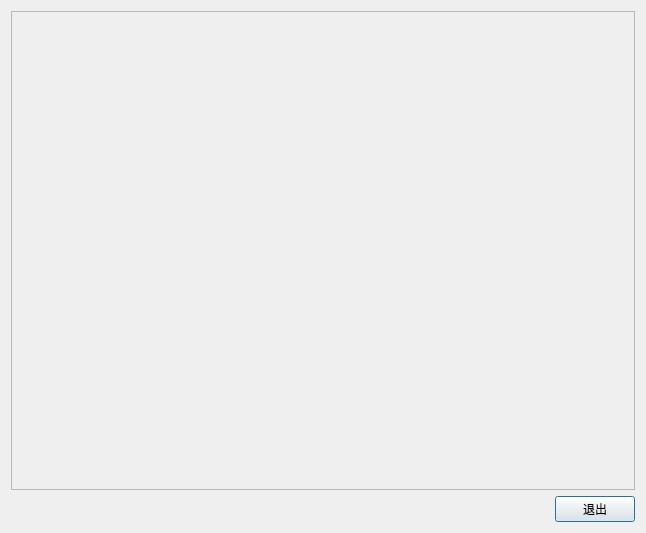
<?xml version="1.0" encoding="UTF-8"?>
<ui version="4.0">
 <class>showWidgetClass</class>
 <widget class="QDialog" name="showWidgetClass">
  <property name="geometry">
   <rect>
    <x>0</x>
    <y>0</y>
    <width>646</width>
    <height>533</height>
   </rect>
  </property>
  <property name="windowTitle">
   <string>Template</string>
  </property>
  <layout class="QVBoxLayout" name="verticalLayout">
   <item>
    <widget class="QFrame" name="frame">
     <property name="frameShape">
      <enum>QFrame::StyledPanel</enum>
     </property>
     <property name="frameShadow">
      <enum>QFrame::Raised</enum>
     </property>
     <layout class="QGridLayout" name="gridLayout">
      <item row="0" column="0">
       <widget class="QWidget" name="widget_tmp" native="true">
        <property name="minimumSize">
         <size>
          <width>600</width>
          <height>450</height>
         </size>
        </property>
       </widget>
      </item>
     </layout>
    </widget>
   </item>
   <item>
    <layout class="QHBoxLayout" name="horizontalLayout">
     <item>
      <spacer name="horizontalSpacer">
       <property name="orientation">
        <enum>Qt::Horizontal</enum>
       </property>
       <property name="sizeHint" stdset="0">
        <size>
         <width>40</width>
         <height>20</height>
        </size>
       </property>
      </spacer>
     </item>
     <item>
      <widget class="QPushButton" name="okButton">
       <property name="text">
        <string>退出</string>
       </property>
      </widget>
     </item>
    </layout>
   </item>
  </layout>
 </widget>
 <resources/>
 <connections>
  <connection>
   <sender>okButton</sender>
   <signal>clicked()</signal>
   <receiver>showWidgetClass</receiver>
   <slot>accept()</slot>
   <hints>
    <hint type="sourcelabel">
     <x>401</x>
     <y>500</y>
    </hint>
    <hint type="destinationlabel">
     <x>231</x>
     <y>507</y>
    </hint>
   </hints>
  </connection>
 </connections>
</ui>
